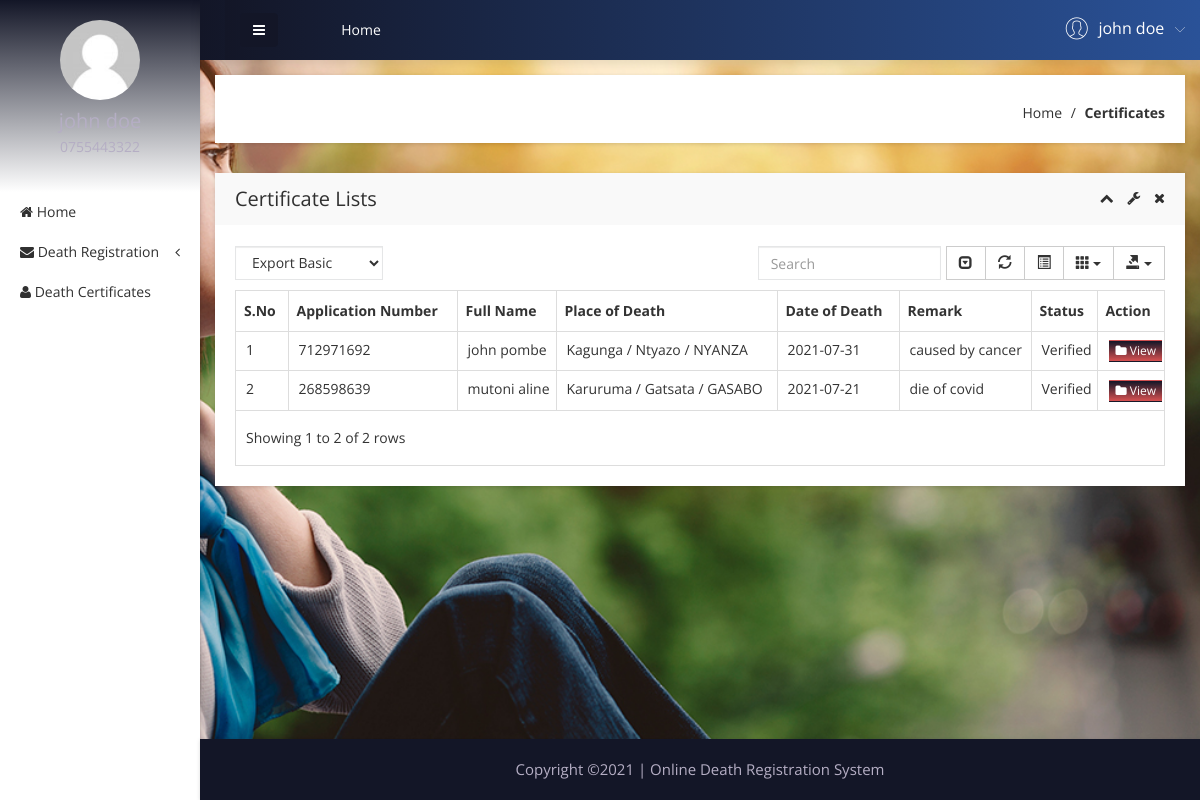
/user/certificates-list.php (signed in), run on the app's committed database.
### tables this page shows
CREATE TABLE `tbluser` (
  `ID` int(10) NOT NULL,
  `FirstName` varchar(200) DEFAULT NULL,
  `LastName` varchar(200) DEFAULT NULL,
  `MobileNumber` varchar(255) DEFAULT NULL,
  `Address` mediumtext DEFAULT NULL,
  `Password` varchar(200) NOT NULL,
  `RegDate` timestamp NULL DEFAULT current_timestamp()
);

CREATE TABLE `tblapplication` (
  `ID` int(10) NOT NULL,
  `UserID` int(5) NOT NULL,
  `ApplicationID` varchar(200) DEFAULT NULL,
  `DateofBirth` date DEFAULT NULL,
  `DateOfDeath` date DEFAULT NULL,
  `Gender` varchar(50) DEFAULT NULL,
  `FullName` varchar(200) DEFAULT NULL,
  `PlaceofBirth` int(11) DEFAULT NULL,
  `PlaceOfDeath` int(11) DEFAULT NULL,
  `NameofFather` varchar(200) DEFAULT NULL,
  `NameOfMother` varchar(255) DEFAULT NULL,
  `Spouse` varchar(255) DEFAULT NULL,
  `IDNumber` varchar(255) DEFAULT NULL,
  `MobileNumber` varchar(255) DEFAULT NULL,
  `CellId` int(11) DEFAULT NULL,
  `Dateofapply` timestamp NULL DEFAULT current_timestamp(),
  `UserRemark` text DEFAULT NULL,
  `Remark` varchar(200) DEFAULT NULL,
  `Status` varchar(50) DEFAULT NULL,
  `UpdationDate` timestamp NULL DEFAULT NULL ON UPDATE current_timestamp()
);

CREATE TABLE `cells` (
  `codecell` varchar(50) NOT NULL,
  `nameCell` varchar(50) NOT NULL,
  `sectorcode` varchar(50) NOT NULL
);

CREATE TABLE `sectors` (
  `sectorcode` varchar(50) NOT NULL,
  `namesector` varchar(50) NOT NULL,
  `districtcode` varchar(50) NOT NULL
);

CREATE TABLE `districts` (
  `districtcode` varchar(50) NOT NULL,
  `namedistrict` varchar(50) NOT NULL,
  `provincecode` varchar(50) NOT NULL
);

### user/certificates-list.php (the view, shortened to what this page needs)
<?php
include('includes/dbconnection.php');
if (strlen($_SESSION['obcsuid'] == 0)) {
  header('location:logout.php');
} else {
?>
<!doctype html>
<html class="no-js" lang="en">
<head>
    <link rel="stylesheet" href="css/bootstrap.min.css">
    <link rel="stylesheet" href="css/font-awesome.min.css">
    <link rel="stylesheet" href="css/adminpro-custon-icon.css">
    <link rel="stylesheet" href="css/meanmenu.min.css">
    <link rel="stylesheet" href="css/jquery.mCustomScrollbar.min.css">
    <link rel="stylesheet" href="css/animate.css">
    <link rel="stylesheet" href="css/data-table/bootstrap-table.css">
    <link rel="stylesheet" href="css/data-table/bootstrap-editable.css">
    <link rel="stylesheet" href="css/normalize.css">
    <link rel="stylesheet" href="css/c3.min.css">
    <link rel="stylesheet" href="style.css">
    <link rel="stylesheet" href="css/responsive.css">
</head>
<body class="materialdesign">
    <div class="wrapper-pro">
        <div class="container-fluid">
            <div class="row">
                <?php include_once('includes/sidebar.php'); ?>
                <?php include_once('includes/header.php'); ?>
                <div class="breadcome-area mg-b-30 small-dn">
                    <div class="container-fluid">
                        <div class="row">
                            <div class="col-lg-12">
                                <div class="breadcome-list shadow-reset">
                                    <div class="row">
                                        <div class="col-lg-12">
                                            <ul class="breadcome-menu">
                                                <li><a href="dashboard.php">Home</a> <span class="bread-slash">/</span>
                                                </li>
                                                <li><span class="bread-blod">Certificates</span>
                                                </li>
                                            </ul>
                                        </div>
                                    </div>
                                </div>
                            </div>
                        </div>
                    </div>
                </div>
                <div class="data-table-area mg-b-15">
                    <div class="container-fluid">
                        <div class="row">
                            <div class="col-lg-12">
                                <div class="sparkline13-list shadow-reset">
                                    <div class="sparkline13-hd">
                                        <div class="main-sparkline13-hd">
                                            <h1>Certificate Lists</h1>
                                            <div class="sparkline13-outline-icon">
                                                <span class="sparkline13-collapse-link"><i
                                                        class="fa fa-chevron-up"></i></span>
                                                <span><i class="fa fa-wrench"></i></span>
                                                <span class="sparkline13-collapse-close"><i
                                                        class="fa fa-times"></i></span>
                                            </div>
                                        </div>
                                    </div>
                                    <div class="sparkline13-graph">
                                        <div class="datatable-dashv1-list custom-datatable-overright">
                                            <div id="toolbar">
                                                <select class="form-control">
                                                    <option value="">Export Basic</option>
                                                </select>
                                            </div>
                                            <table id="table" data-toggle="table" data-pagination="true"
                                                data-search="true" data-show-columns="true"
                                                data-show-pagination-switch="true" data-show-refresh="true"
                                                data-key-events="true" data-show-toggle="true" data-resizable="true"
                                                data-cookie="true" data-cookie-id-table="saveId" data-show-export="true"
                                                data-click-to-select="true" data-toolbar="#toolbar">
                                                <thead>
                                                    <tr>
                                                        <th>S.No</th>
                                                        <th>Application Number</th>
                                                        <th>Full Name</th>
                                                        <th>Place of Death</th>
                                                        <th>Date of Death</th>
                                                        <th>Remark</th>
                                                        <th>Status</th>
                                                        <th data-field="action">Action</th>
                                                    </tr>
                                                </thead>
                                                <tbody>
                                                    <?php
                            $uid = $_SESSION['obcsuid'];
                            $sql = "SELECT * from tblapplication where UserID=:uid and Status='Verified'";
                            $query = $dbh->prepare($sql);
                            $query->bindParam(':uid', $uid, PDO::PARAM_STR);
                            $query->execute();
                            $results = $query->fetchAll(PDO::FETCH_OBJ);
                            $cnt = 1;
                            if ($query->rowCount() > 0) {
                              foreach ($results as $row) {
                                $sqladdr = "SELECT * from tblapplication INNER JOIN cells on tblapplication.PlaceOfDeath = cells.codecell INNER JOIN sectors ON cells.sectorcode = sectors.sectorcode INNER JOIN districts ON sectors.districtcode = districts.districtcode where tblapplication.PlaceOfDeath = :pod";
                                $queryaddr = $dbh->prepare($sqladdr);
                                $queryaddr->bindParam(':pod', $row->PlaceOfDeath, PDO::PARAM_INT);
                                $queryaddr->execute();
                                $resultsaddr = $queryaddr->fetch();
                            ?>
                                                    <tr>
                                                        <td><?php echo htmlentities($cnt); ?></td>
                                                        <td><?php echo htmlentities($row->ApplicationID); ?></td>
                                                        <td><?php echo htmlentities($row->FullName); ?></td>
                                                        <td><?php echo htmlentities($resultsaddr['nameCell']) . ' / ' . htmlentities($resultsaddr['namesector']) . ' / ' . htmlentities($resultsaddr['namedistrict']); ?>
                                                        </td>
                                                        <td><?php echo htmlentities($row->DateOfDeath); ?></td>
                                                        <td><?php echo htmlentities($row->UserRemark); ?></td>
                                                        <?php if ($row->Status == "") { ?>
                                                        <td><?php echo "Still Pending"; ?></td>
                                                        <?php } else { ?> <td><?php echo htmlentities($row->Status); ?>
                                                        </td>
                                                        <?php } ?>
                                                        <td class="datatable-ct"><a
                                                                href="certificates.php?viewid=<?php echo htmlentities($row->ID); ?>"><button
                                                                    class="btn btn-white btn-action btn-xs"><i
                                                                        class="fa fa-folder"></i> View</button></a>
                                                        </td>
                                                    </tr>
                                                    <?php $cnt = $cnt + 1;
                              }
                            } ?>
                                                </tbody>
                                            </table>
                                        </div>
                                    </div>
                                </div>
                            </div>
                        </div>
                    </div>
                </div>
            </div>
            <?php include_once('includes/footer.php'); ?>
        </div>
    </div>
    </div>
</body>
</html><?php }  ?>

### user/includes/sidebar.php (shortened to what this page needs)
<?php
if (strlen($_SESSION['obcsuid'] == 0)) {
    header('location:logout.php');
} else {
?>
<div class="col-lg-2 left-sidebar-pro">
    <nav id="sidebar">
        <div class="sidebar-header">
            <?php
                $uid = $_SESSION['obcsuid'];
                $sql = "SELECT FirstName,LastName,MobileNumber from  tbluser where ID=:uid";
                $query = $dbh->prepare($sql);
                $query->bindParam(':uid', $uid, PDO::PARAM_STR);
                $query->execute();
                $results = $query->fetchAll(PDO::FETCH_OBJ);
                $cnt = 1;
                if ($query->rowCount() > 0) {
                    foreach ($results as $row) {               ?>
            <a href="#"><img src="img/message/avatar.jpg" alt="" />
            </a>
            <h3><?php echo $row->FirstName; ?> <?php echo $row->LastName; ?></h3>
            <p><?php echo $row->MobileNumber; ?></p><?php $cnt = $cnt + 1;
                                                            }
                                                        } ?>
        </div>
        <div class="left-custom-menu-adp-wrap">
            <ul class="nav navbar-nav left-sidebar-menu-pro">
                <li class="nav-item">
                    <a href="dashboard.php" role="button" aria-expanded="false"><i
                            class="fa big-icon fa-home"></i> <span class="mini-dn">Home</span> </a>
                </li>
                <li class="nav-item"><a href="#" data-toggle="dropdown" role="button" aria-expanded="false"
                        class="nav-link dropdown-toggle"><i class="fa big-icon fa-envelope"></i> <span
                            class="mini-dn">Death Registration</span> <span
                            class="indicator-right-menu mini-dn"><i
                                class="fa indicator-mn fa-angle-left"></i></span></a>
                </li>
                <li class="nav-item">
                    <a href="certificates-list.php" role="button" aria-expanded="false"><i
                            class="fa big-icon fa-user"></i> <span class="mini-dn">Death
                            Certificates</span> </a>
                </li>
            </ul>
        </div>
    </nav>
</div><?php }  ?>

### user/includes/header.php (shortened to what this page needs)
<?php
 if (strlen($_SESSION['obcsuid'] == 0)) {
     header('location:logout.php');
 } else {
 ?>
<div class="col-lg-10 main-side-pro">
    <div class="content-inner-all">
        <div class="header-top-area">
            <div class="fixed-header-top">
                <div class="container-fluid">
                    <div class="row">
                        <div class="col-lg-1 col-md-6 col-sm-6 col-xs-12">
                            <button type="button" id="sidebarCollapse"
                                class="btn bar-button-pro header-drl-controller-btn btn-info navbar-btn">
                                <i class="fa fa-bars"></i>
                            </button>
                        </div>
                        <div class="col-lg-6 col-md-1 col-sm-1 col-xs-12">
                            <div class="header-top-menu tabl-d-n">
                                <ul class="nav navbar-nav mai-top-nav">
                                    <li class="nav-item"><a href="dashboard.php" class="nav-link">Home</a>
                                    </li>
                                </ul>
                            </div>
                        </div>
                        <div class="col-lg-5 col-md-5 col-sm-6 col-xs-12">
                            <div class="header-right-info">
                                <ul class="nav navbar-nav mai-top-nav header-right-menu">
                                    <?php
                                         $uid = $_SESSION['obcsuid'];
                                         $sql = "SELECT FirstName,LastName,MobileNumber from  tbluser where ID=:uid";
                                         $query = $dbh->prepare($sql);
                                         $query->bindParam(':uid', $uid, PDO::PARAM_STR);
                                         $query->execute();
                                         $results = $query->fetchAll(PDO::FETCH_OBJ);
                                         $cnt = 1;
                                         if ($query->rowCount() > 0) {
                                             foreach ($results as $row) {               ?>
                                    <li class="nav-item">
                                        <a href="#" data-toggle="dropdown" role="button" aria-expanded="false"
                                            class="nav-link dropdown-toggle">
                                            <span
                                                class="adminpro-icon adminpro-user-rounded header-riht-inf"></span>
                                            <span class="admin-name"><?php echo $row->FirstName; ?>
                                                <?php echo $row->LastName; ?> </span>
                                            <span
                                                class="author-project-icon adminpro-icon adminpro-down-arrow"></span><?php $cnt = $cnt + 1;
                                                                                                                                 }
                                                                                                                             } ?>
                                        </a>
                                    </li>
                                </ul>
                            </div>
                        </div>
                    </div>
                </div>
            </div>
        </div><?php }  ?>

### data on the page
tbluser: FirstName "john", LastName "doe", MobileNumber "0755443322"
tblapplication: ApplicationID "712971692", FullName "john pombe", CellId.nameCell "Kagunga", sectors.namesector "Ntyazo", districts.namedistrict "NYANZA", DateOfDeath "2021-07-31", UserRemark "caused by cancer", Status "Verified"
tblapplication: ApplicationID "268598639", FullName "mutoni aline", CellId.nameCell "Karuruma", sectors.namesector "Gatsata", districts.namedistrict "GASABO", DateOfDeath "2021-07-21", UserRemark "die of covid", Status "Verified"
